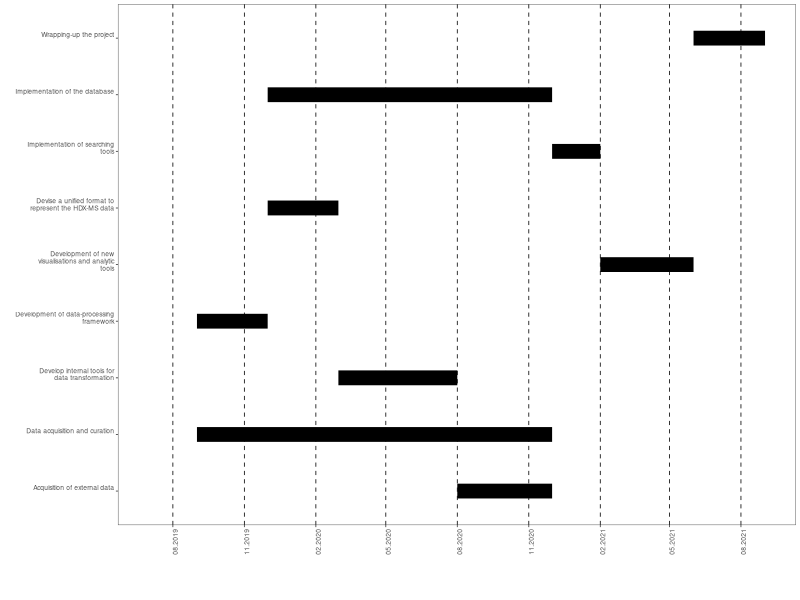

The R script that drew this image:
library(reshape2)
library(ggplot2)
library(dplyr)
library(gridExtra)

Sys.setlocale(category = "LC_TIME", locale = "en_US.UTF-8")

df_melted <- list(
  data.frame(task = 'Data acquisition and curation', 
             start = '2019-09-01', 
             end = '2020-12-01', 
             secondment = FALSE),
  data.frame(task = 'Development of data-processing framework', 
             start = '2019-09-01', 
             end = '2019-12-01', 
             secondment = FALSE),
  data.frame(task = 'Devise a unified format to represent the HDX-MS data', 
             start = '2019-12-01', 
             end = '2020-03-01', 
             secondment = FALSE),
  data.frame(task = 'Develop internal tools for data transformation', 
             start = '2020-03-01', 
             end = '2020-08-01', 
             secondment = FALSE),
  data.frame(task = "Acquisition of external data", 
             start = '2020-08-01', 
             end = '2020-12-01', 
             secondment = FALSE),
  data.frame(task = 'Implementation of the database', 
             start = '2019-12-01', 
             end = '2020-12-01', 
             secondment = FALSE),
  data.frame(task = 'Implementation of searching tools', 
             start = '2020-12-01', 
             end = '2021-02-01', 
             secondment = FALSE),
  data.frame(task = 'Development of new visualisations and analytic tools', 
             start = '2021-02-01', 
             end = '2021-06-01', 
             secondment = FALSE),
  data.frame(task = 'Wrapping-up the project', 
             start = '2021-06-01', 
             end = '2021-09-01', 
             secondment = FALSE)
) %>% 
  do.call(rbind, .) %>% 
  mutate(start = as.Date(start),
         end = as.Date(end),
         task = factor(task)) %>% 
  melt %>% 
  mutate(secondment_nice = ifelse(secondment, "University of Michigan", "DTU"),
         task = factor(task, labels = gsub('(.{1,30})(\\s|$)', '\\1\n', levels(task))))



start_date <- as.Date('2019-07-01')

p <- ggplot(df_melted, aes(x = value, y = task, color = secondment_nice)) + 
  geom_line(size = 5) +
  theme_bw(base_size = 6) +
  scale_color_manual("", values = c("black", "grey")) +
  scale_x_date("", date_labels = "%m.%Y", limits = c(start_date, NA), date_breaks = '3 months') +
  scale_y_discrete("") + 
  theme(plot.title = element_text(hjust = 0.5),
        panel.grid.major.x = element_line(colour="black", linetype = "dashed"),
        panel.grid.major = element_blank(),
        panel.grid.minor = element_blank(),
        axis.text.x = element_text(angle = 90))
        #legend.position = "bottom",
        #legend.key = element_rect()) 

g_legend<-function(a.gplot) {
  tmp <- ggplot_gtable(ggplot_build(a.gplot))
  leg <- which(sapply(tmp$grobs, function(x) x$name) == "guide-box")
  tmp$grobs[[leg]]
}

cairo_pdf("workplan.pdf", height = 3.6, width = 5)
grid.arrange(p + guides(color = FALSE),
              ncol = 1, heights = c(0.95, 0.05)) 
dev.off()
